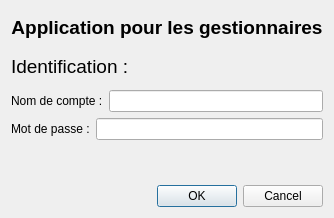
<?xml version="1.0" encoding="UTF-8"?>
<ui version="4.0">
 <class>DialogConnect</class>
 <widget class="QDialog" name="DialogConnect">
  <property name="geometry">
   <rect>
    <x>0</x>
    <y>0</y>
    <width>326</width>
    <height>218</height>
   </rect>
  </property>
  <property name="windowTitle">
   <string>Connexion</string>
  </property>
  <layout class="QGridLayout" name="gridLayout">
   <item row="0" column="0">
    <widget class="QLabel" name="label">
     <property name="text">
      <string>&lt;html&gt;&lt;head/&gt;&lt;body&gt;&lt;p align=&quot;center&quot;&gt;&lt;span style=&quot; font-size:14pt; font-weight:600;&quot;&gt;Application pour les gestionnaires&lt;/span&gt;&lt;/p&gt;&lt;/body&gt;&lt;/html&gt;</string>
     </property>
    </widget>
   </item>
   <item row="1" column="0">
    <widget class="QLabel" name="label_2">
     <property name="font">
      <font>
       <pointsize>11</pointsize>
       <weight>50</weight>
       <bold>false</bold>
      </font>
     </property>
     <property name="text">
      <string>&lt;html&gt;&lt;head/&gt;&lt;body&gt;&lt;p&gt;&lt;span style=&quot; font-size:14pt;&quot;&gt;Identification :&lt;/span&gt;&lt;/p&gt;&lt;/body&gt;&lt;/html&gt;</string>
     </property>
    </widget>
   </item>
   <item row="2" column="0">
    <layout class="QHBoxLayout" name="horizontalLayout">
     <item>
      <widget class="QLabel" name="label_3">
       <property name="text">
        <string>Nom de compte :</string>
       </property>
      </widget>
     </item>
     <item>
      <widget class="QLineEdit" name="lineEditIdentifiantConnexion"/>
     </item>
    </layout>
   </item>
   <item row="3" column="0">
    <layout class="QHBoxLayout" name="horizontalLayout_2">
     <item>
      <widget class="QLabel" name="label_4">
       <property name="text">
        <string>Mot de passe :</string>
       </property>
      </widget>
     </item>
     <item>
      <widget class="QLineEdit" name="lineEditMdpConnexion">
       <property name="echoMode">
        <enum>QLineEdit::Password</enum>
       </property>
      </widget>
     </item>
    </layout>
   </item>
   <item row="4" column="0">
    <widget class="QLabel" name="labelErreurConnect">
     <property name="text">
      <string/>
     </property>
    </widget>
   </item>
   <item row="5" column="0">
    <widget class="QDialogButtonBox" name="buttonBox">
     <property name="orientation">
      <enum>Qt::Horizontal</enum>
     </property>
     <property name="standardButtons">
      <set>QDialogButtonBox::Cancel|QDialogButtonBox::Ok</set>
     </property>
    </widget>
   </item>
  </layout>
  <zorder>buttonBox</zorder>
  <zorder>label_2</zorder>
  <zorder>layoutWidget</zorder>
  <zorder>layoutWidget_2</zorder>
  <zorder>label</zorder>
  <zorder>labelErreurConnect</zorder>
  <zorder>label</zorder>
 </widget>
 <resources/>
 <connections>
  <connection>
   <sender>buttonBox</sender>
   <signal>accepted()</signal>
   <receiver>DialogConnect</receiver>
   <slot>accept()</slot>
   <hints>
    <hint type="sourcelabel">
     <x>248</x>
     <y>254</y>
    </hint>
    <hint type="destinationlabel">
     <x>157</x>
     <y>274</y>
    </hint>
   </hints>
  </connection>
  <connection>
   <sender>buttonBox</sender>
   <signal>rejected()</signal>
   <receiver>DialogConnect</receiver>
   <slot>reject()</slot>
   <hints>
    <hint type="sourcelabel">
     <x>316</x>
     <y>260</y>
    </hint>
    <hint type="destinationlabel">
     <x>286</x>
     <y>274</y>
    </hint>
   </hints>
  </connection>
 </connections>
</ui>
